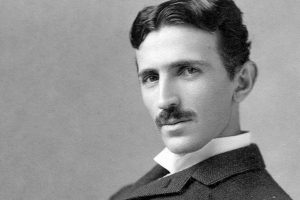
#> input picture test2.jpg, 300 x 200 px
$ python Fr.py
#> lines starting #> are read from the running program, lines starting #| are printed output that depends on the picture; after the words box and inside, x2 and y2 are one past the last pixel; in counts of white or black regions, pixels touching at a corner belong together
import cv2

# Set the file names
imagePath = 'test2.jpg' # You can change this to 'tes3.jpg' if that file is in your folder
cascPath = 'haarcascade_frontalface_default.xml'

# Load the image and the classifier
image = cv2.imread(imagePath)
#> image is the input picture: shape (200, 300, 3); min 0, max 255, mean 142.5
faceCascade = cv2.CascadeClassifier(cascPath)

# Safety check: Stop if the image didn't load
if image is None:
    print(f"Error: Could not find {imagePath}!")
else:
    # Process the image
    gray = cv2.cvtColor(image, cv2.COLOR_BGR2GRAY)
    clahe = cv2.createCLAHE(clipLimit=3, tileGridSize=(10,10))
    gray = clahe.apply(gray)
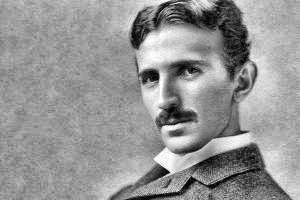
#> gray: shape (200, 300); min 1, max 255, mean 149

    # Detect faces
    faces = faceCascade.detectMultiScale(gray, 1.2, 5, minSize=(30,30))
#> faces = [[115, 34, 108, 108]]
    print(f"Found {len(faces)} faces!")
#| Found 1 faces!

    # Draw a green box around any faces
    for (x, y, w, h) in faces:
        cv2.rectangle(image, (x, y), (x+w, y+h), (0, 255, 0), 2)
#> this loop made 1 pass
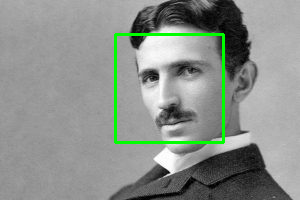
#> image: shape (200, 300, 3); 2.15% of pixels changed, all inside (x1, y1, x2, y2) = (114, 33, 225, 144)

    # Show the final result
    cv2.imshow("Faces found", image)
    cv2.waitKey(0)
    cv2.destroyAllWindows()

$ run again, with tes3.jpg copied over test2.jpg
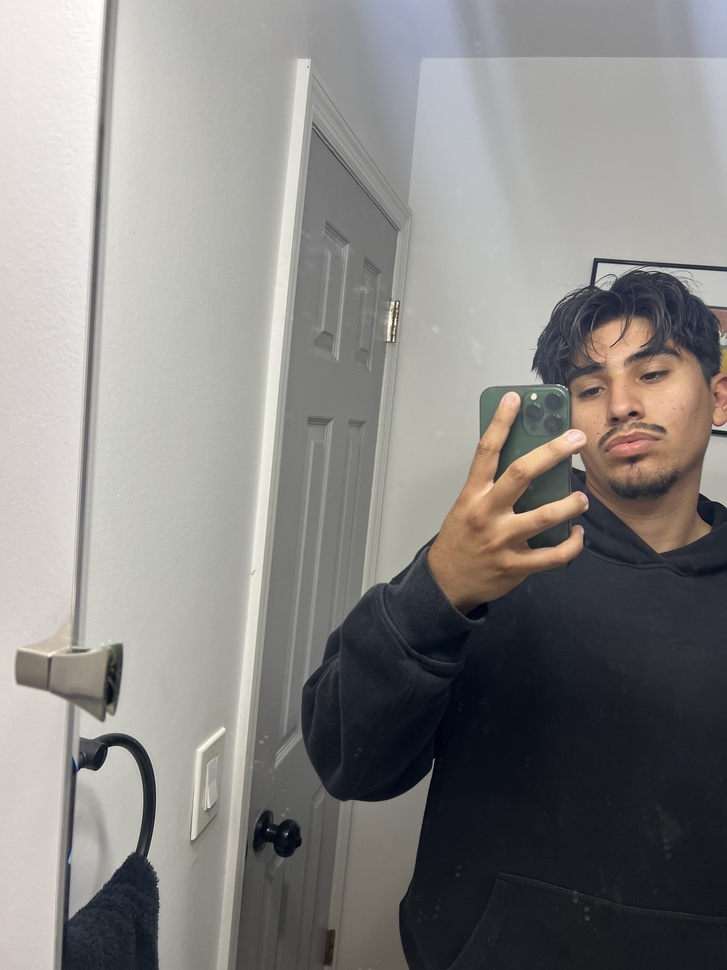
#> input picture tes3.jpg, 727 x 970 px, shrunk from 3024 x 4032 before the run
#> image is the input picture: shape (970, 727, 3); mean B, G, R 131.4, 133.5, 135.4
#> `gray = clahe.apply(gray)`:
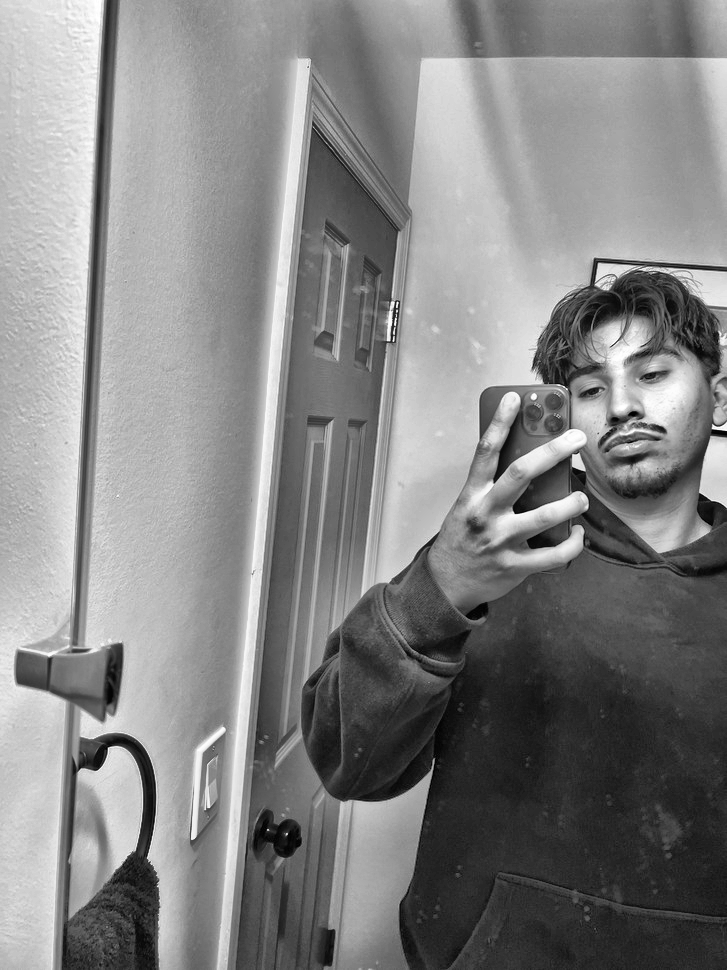
#> gray: shape (970, 727); min 0, max 255, mean 132.1
#> faces = [[545, 317, 162, 162]]
#| Found 1 faces!
#> the loop `for (x, y, w, h) in faces:` made 1 pass
#> after the loop `for (x, y, w, h) in faces:`:
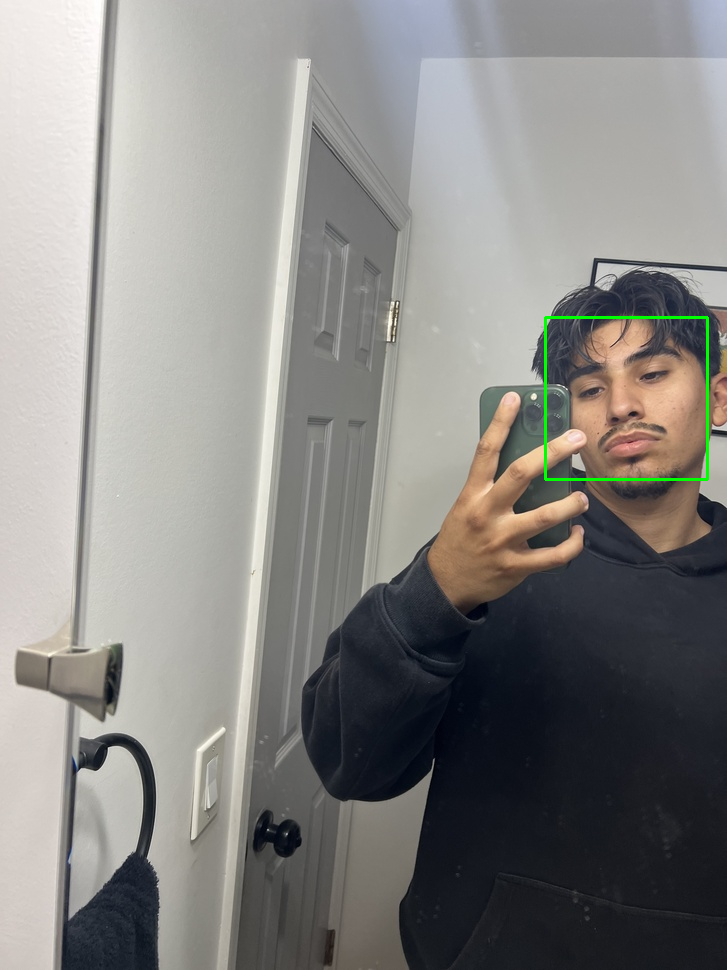
#> image: shape (970, 727, 3); 0.28% of pixels changed, all inside (x1, y1, x2, y2) = (544, 316, 709, 481)
